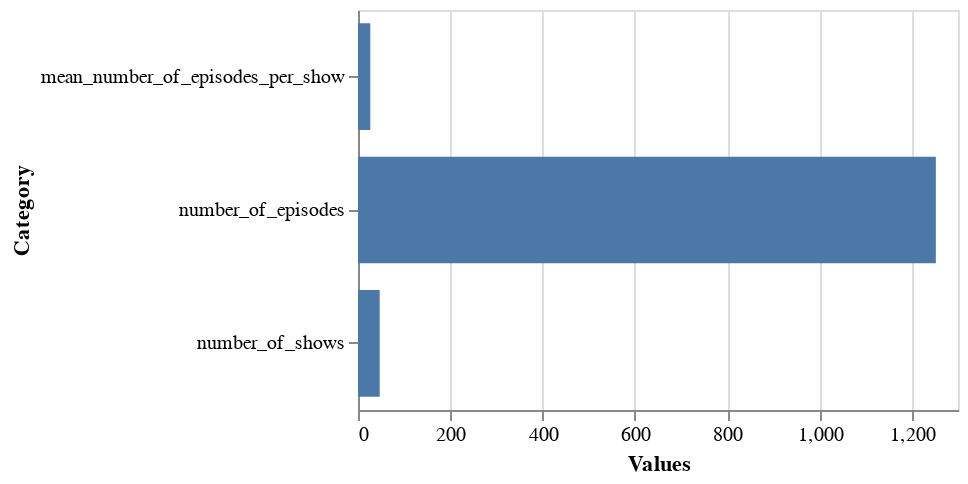

Here is the notebook cell this chart was saved with:
### Code cell
# bar chart of number of shows, number of episodes, number of episodes per show
bar_chart = alt.Chart(df_pub_barchart).mark_bar().encode(
    x='Values:Q',  # Quantitative scale for the y-axis
    y=alt.X('Category:N'),
    tooltip=['Values']
).configure_scale(
    bandPaddingInner=0.2,
)

bar_chart = bar_chart.properties(width=300, height=200)
bar_chart.save('publisher_summary_bar_chart.json')
bar_chart

### Figure 1 — Vega-Lite specification as saved in the notebook (floating-point values rounded to 4 significant figures)
{"config": {"view": {"continuousWidth": 300, "continuousHeight": 300}, "scale": {"bandPaddingInner": 0.2}}, "data": {"name": "data-c952193a4b751a22cebb19a3eeb7b7ec"}, "mark": {"type": "bar"}, "encoding": {"tooltip": [{"field": "Values", "type": "nominal"}], "x": {"field": "Values", "type": "quantitative"}, "y": {"field": "Category", "type": "nominal"}}, "height": 200, "width": 300, "$schema": "https://vega.github.io/schema/vega-lite/v5.15.1.json", "datasets": {"data-c952193a4b751a22cebb19a3eeb7b7ec": [{"Category": "number_of_shows", "Values": "47.0"}, {"Category": "number_of_episodes", "Values": "1252.0"}, {"Category": "mean_number_of_episodes_per_show", "Values": "26.638297872340427"}]}}
